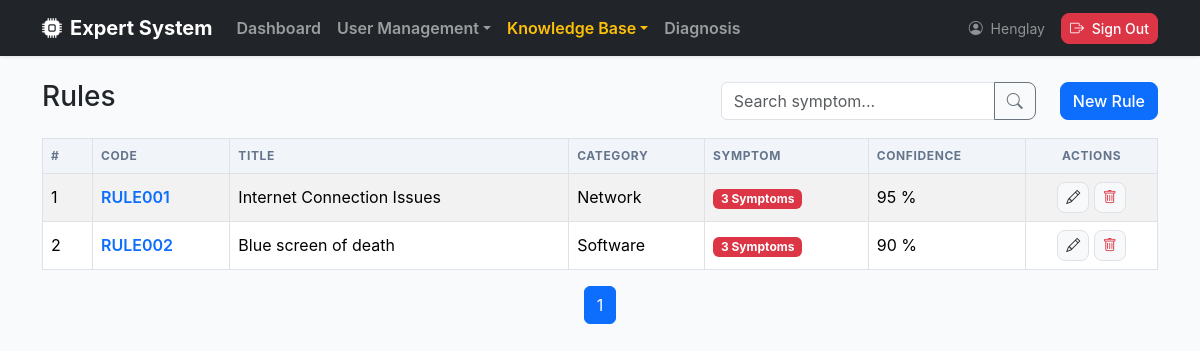
/rules/ (signed in), run on the app's committed database.
### app/models/user.py (models this page shows, shortened)
class User(UserMixin, db.Model):
    __tablename__ = "users"
    id = db.Column(db.Integer, primary_key=True)
    username = db.Column(db.String(80), unique=True, nullable=False)
    email = db.Column(db.String(120), unique=True, nullable=False)
    full_name = db.Column(db.String(120), nullable=False)
    is_active = db.Column(db.Boolean, default=True, nullable=False)
    password_hash = db.Column(db.String(255), nullable=False)
    created_at = db.Column(db.DateTime, default=datetime.utcnow, nullable=False)
    updated_at = db.Column(
        db.DateTime, default=datetime.utcnow, onupdate=datetime.utcnow, nullable=False
    )
    roles = db.relationship("Role", secondary= user_roles, back_populates="users")
    facts = db.relationship("Fact", back_populates="user")
    rules = db.relationship("Rule", back_populates="user")
    def has_role(self, role_name: str) -> bool:
        return any(role.name == role_name for role in self.roles) # type: ignore

### app/models/rule.py (models this page shows, shortened)
class Rule(db.Model):
    __tablename__= "rules"
    id = db.Column(db.Integer, primary_key=True)
    rule_id = db.Column(db.String(20), unique=True, nullable=False, index=True)
    title = db.Column(db.String(255), nullable=False)
    description = db.Column(db.String(255))
    category = db.Column(db.String(80), nullable=False)
    solution = db.Column(db.Text, nullable=False)
    confidence = db.Column(db.Float, nullable=False)
    created_at = db.Column(db.DateTime, default=datetime.utcnow, nullable=False)
    updated_at = db.Column(db.DateTime, default=datetime.utcnow, onupdate=datetime.utcnow, nullable=False)
    user_id = db.Column(db.Integer, db.ForeignKey("users.id"), nullable=True)
    facts = db.relationship("Fact", secondary=rule_facts, back_populates="rules")
    user  = db.relationship("User", back_populates="rules")

### app/routes/rule_routes.py (the view)
@rule_bp.route("/")
@login_required
@role_required("Admin", "Expert")
def index():
    search_query =  request.args.get("q", "").strip()
    page = request.args.get("page", 1, type=int)
    pagination = RuleService.get_rule_all(search_query, page)
    return render_template("rules/index.html",
                           rules=pagination.items,
                           pagination=pagination,
                           search_query=search_query)

### app/decorator_method/role_perm_decorator.py (called while the page is built)
def role_required(*rolenames):
    def decorator(fn):
        @wraps(fn)
        def wrapped(*args, **kwargs):
            if not any(current_user.has_role(role) for role in rolenames):
                abort(403)
            return fn(*args, **kwargs)
        return wrapped
    return decorator

### app/services/rule_service.py (called while the page is built)
    @staticmethod
    def get_rule_all(search_query: str, page: int, per_page: int = 10):
        query = Rule.query.order_by(Rule.id.asc())
        if search_query:
            query = query.filter(Rule.title.contains(search_query) | Rule.rule_id.contains(search_query))
        return query.paginate(page=page, per_page=per_page)

### app/templates/rules/index.html (shortened to what this page needs)
{% extends "layouts/base.html" %}
{% block content %}
<div class="d-flex justify-content-between align-items-center mb-3">
    <h1 class="h3 ">Rules</h1>
    <form action="{{ url_for('rules.index') }}" method="GET" class="d-flex ms-auto me-4">
        <div class="input-group">
            <input type="text" name="q" class="form-control" placeholder="Search symptom..."
                value="{{ request.args.get('q', '') }}">
            <button class="btn btn-outline-secondary" type="submit"><i class="bi bi-search"></i></button>
        </div>
    </form>
    <a href="{{ url_for('rules.create') }}" class="btn btn-primary">New Rule</a>
</div>
{% if rules %}
<table class="table table-bordered table-striped align-middle">
    <thead>
        <tr>
            <th style="width: 50px;">#</th>
            <th>Code</th>
            <th>Title</th>
            <th>Category</th>
            <th>Symptom</th>
            <th>Confidence</th>
            <th class="text-center">Actions</th>
        </tr>
    </thead>
    <tbody>
        {% for rule in rules %}
        <tr>
            <td>{{ loop.index }}</td>
            <td>
                <a href="{{ url_for('rules.detail', rule_id=rule.id) }}" class="text-decoration-none fw-semibold">
                    {{ rule.rule_id }}
                </a>
            </td>
            <td>{{ rule.title }}</td>
            <td>{{ rule.category }}</td>
            <td>
                {% if rule.facts %}
                <span class="badge bg-danger">
                    {{ rule.facts|length }} Symptom{{ rule.facts|length !=1 and 's' or '' }}
                </span>
                {% else %}
                <span class="badge bg-secondary">No permission</span>
                {% endif %}
            </td>
            <td>
                {{ (rule.confidence * 100)|round|int }} %
            </td>
            <td class="text-center">
                <a href="{{ url_for('rules.edit', rule_id=rule.id) }}" class="btn btn-sm btn-light text-dark border"
                    title="Edit">
                    <i class="bi bi-pencil"></i>
                </a>
                <button type="button" class="btn btn-sm btn-light border text-danger" data-bs-toggle="modal"
                    data-bs-target="#deleteModal" data-name="{{ rule.title }}" data-code="{{ rule.rule_id }}"
                    data-url="{{ url_for('rules.delete', rule_id=rule.id) }}"
                    data-message="Are you sure you want to delete this rule?">
                    <i class="bi bi-trash"></i></a>
                </button>
            </td>
        </tr>
        {% endfor %}
    </tbody>
</table>
<nav>
    <ul class="pagination justify-content-center">
        {% for page_num in pagination.iter_pages() %}
        {% if page_num %}
        <li class="page-item {{ 'active' if page_num == pagination.page }}">
            <a class="page-link" href="{{ url_for('rules.index', page=page_num, q=search_query) }}">
                {{ page_num }}
            </a>
        </li>
        {% else %}
        <li class="page-item disabled"><span class="page-link">...</span></li>
        {% endif %}
        {% endfor %}
    </ul>
</nav>
{% else %}
<p class="text-muted">No rule defined yet.</p>
{% endif %}
{% endblock %}

### app/templates/layouts/base.html (shortened to what this page needs)
<!doctype html>
<html lang="en">
<head>
    <link href="https://cdn.jsdelivr.net/npm/bootstrap@5.3.3/dist/css/bootstrap.min.css" rel="stylesheet" />
    <link rel="stylesheet" href="https://cdn.jsdelivr.net/npm/bootstrap-icons@1.11.3/font/bootstrap-icons.min.css">
</head>
<body>
    <nav class="navbar navbar-expand-lg navbar-dark bg-dark sticky-top mb-4">
        <div class="container">
            {% if current_user.is_authenticated %}
            {% if current_user.has_role("Admin") or current_user.has_role('Expert')%}
            <a class="navbar-brand fw-bold d-flex align-items-center" href="{{ url_for('dashboard.index') }}">
                <i class="bi bi-cpu-fill me-2"></i> Expert System
            </a>
            {% endif %}
            {% else %}
            <a class="navbar-brand fw-bold d-flex align-items-center" href="{{ url_for('diagnosis.diagnose') }}">
                <i class="bi bi-cpu-fill me-2"></i> Expert System
            </a>
            {% endif %}
            {% if current_user.is_authenticated %}
            <div class="collapse navbar-collapse" id="navbarMain">
                <ul class="navbar-nav me-auto">
                    {% if current_user.has_role('Admin') %}
                    <li class="nav-item">
                        <a class="nav-link fw-semibold {% if request.blueprint == 'dashboard' %}text-warning{% endif %}"
                            href="{{ url_for('dashboard.index') }}">Dashboard</a>
                    </li>
                    <li class="nav-item dropdown">
                        <a class="nav-link dropdown-toggle fw-semibold "
                            href="#" data-bs-toggle="dropdown">User Management</a>
                    </li>
                    {% endif %}
                    {% if current_user.has_role('Admin') or current_user.has_role('Expert') %}
                    <li class="nav-item dropdown">
                        <a class="nav-link dropdown-toggle fw-semibold btn
                                    {% if request.blueprint == 'rules' or request.blueprint == 'facts' %}text-warning{% endif %}"
                            href="#" data-bs-toggle="dropdown">Knowledge Base</a>
                    </li>
                    {% endif %}
                    {% endif %}
                    <li class="nav-item">
                        <a class="nav-link fw-semibold {% if request.blueprint == 'diagnosis' %}text-warning{% endif %}"
                            href="{{ url_for('diagnosis.diagnose') }}">Diagnosis</a>
                    </li>
                </ul>
                <ul class="navbar-nav ms-auto align-items-center">
                    {% if current_user.is_authenticated %}
                    <li class="nav-item text-white-50 me-3 small">
                        <i class="bi bi-person-circle me-1"></i> {{ current_user.username }}
                    </li>
                    <li class="nav-item">
                        <button type="button" class="btn btn-danger btn-sm" data-bs-toggle="modal"
                            data-bs-target="#logoutModal" data-message="Are you sure you want to log out?"
                            data-name="{{ current_user.username }}" data-url="{{ url_for('auth.logout') }}">
                            <i class="bi bi-box-arrow-right me-1"></i> Sign Out
                        </button>
                    </li>
                    {% else %}
                    <li class="nav-item">
                        <a class="btn btn-success btn-sm" href="{{ url_for('auth.login') }}">Sign In</a>
                    </li>
                    {% endif %}
                </ul>
            </div>
        </div>
    </nav>
    <main class="container pb-5">
        {% block content %}{% endblock %}
    </main>
</body>
</html>

### app/templates/layouts/base.html (style rules this page uses)
:root { --bs-primary: #2563eb; --bs-primary-rgb: 37, 99, 235; }
body { background-color: #f8fafc; font-family: 'Inter', system-ui, -apple-system, sans-serif; }
.navbar { box-shadow: 0 1px 3px 0 rgba(0, 0, 0, 0.1); }
.btn { border-radius: 8px; font-weight: 500; }
.table thead th { background-color: #f1f5f9; text-transform: uppercase; font-size: 0.75rem; letter-spacing: 0.05em; color: #64748b; border-top: none; }

### data on the page
User: username "Henglay"
Rule: rule_id "RULE001", title "Internet Connection Issues", category "Network", facts|length "3", facts|length "s", (rule.confidence*100)|round|int "95"
Rule: rule_id "RULE002", title "Blue screen of death", category "Software", facts|length "3", facts|length "s", (rule.confidence*100)|round|int "90"

### other printed values
{{ page_num }} "1"
